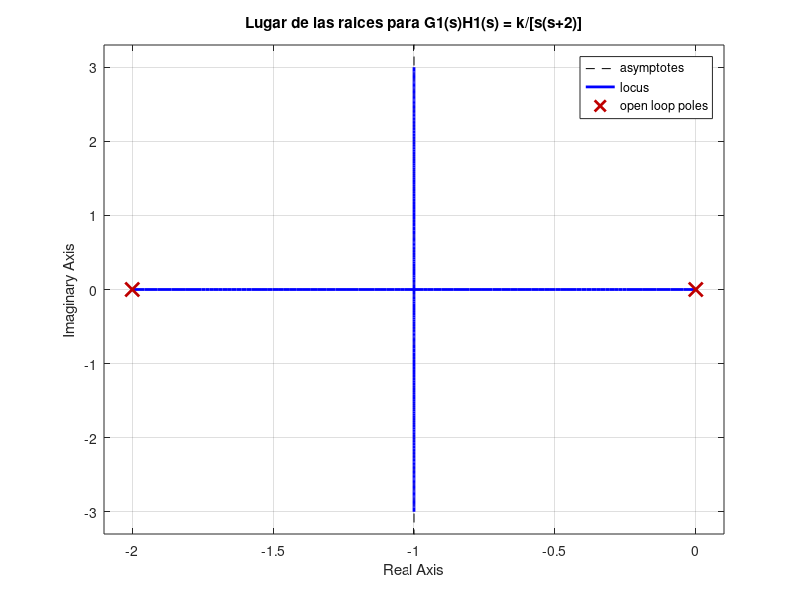
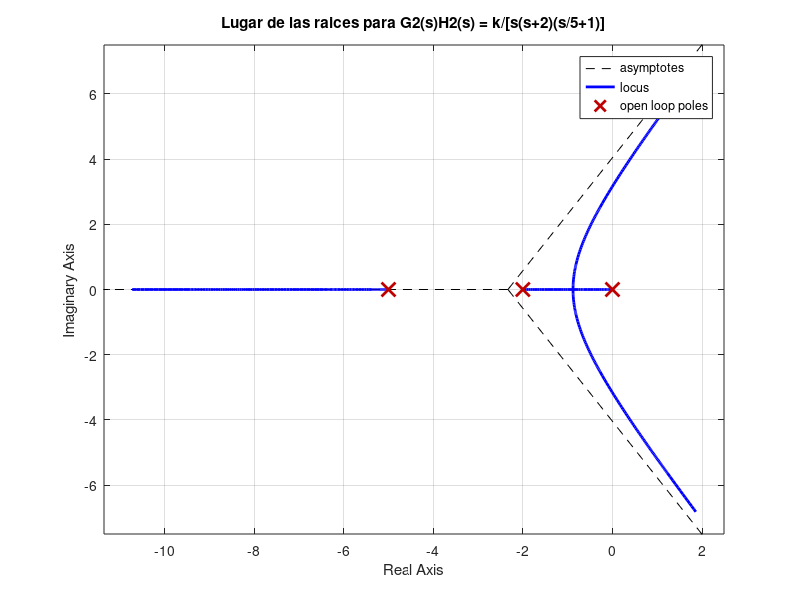
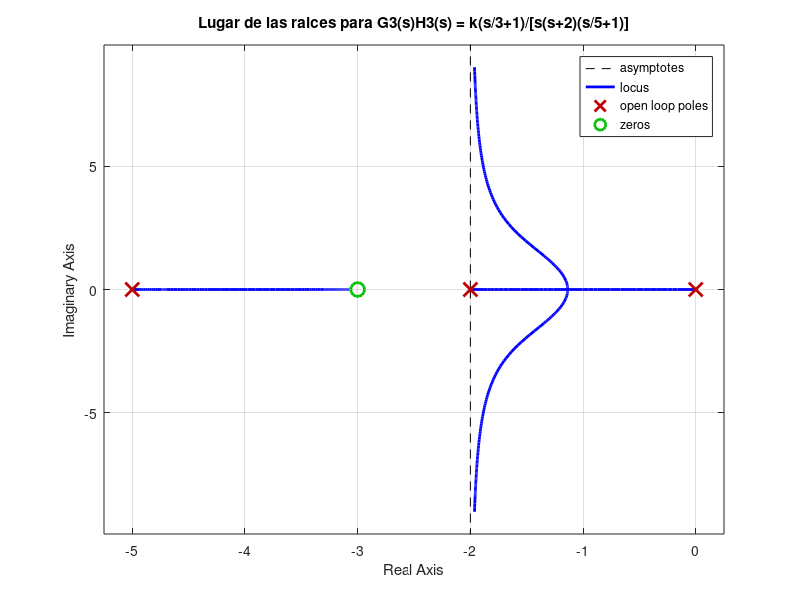
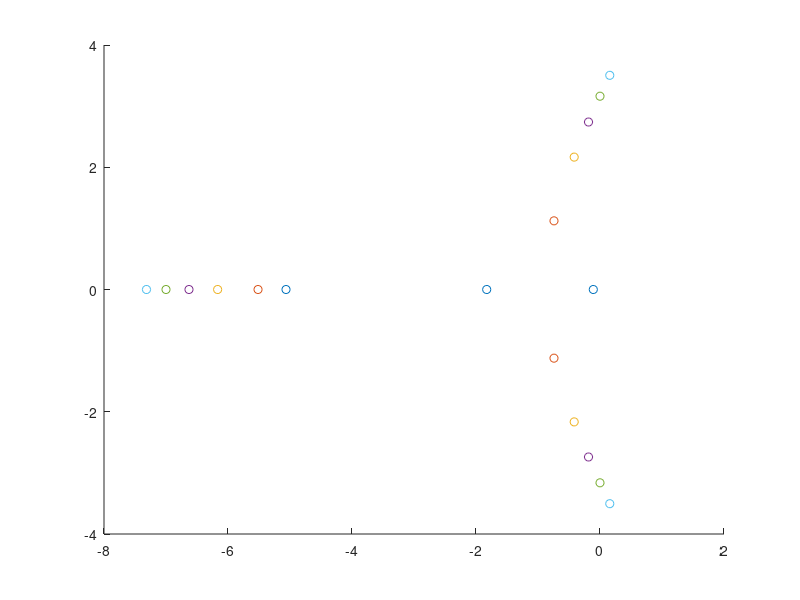

Source code (MATLAB) for these figures, in order: (Note: this script raises an error after producing the figures.)
%% Laboratorio 5 - Lugar de las Raices
% Curso: Sistemas de Control Continuo
%
% Este Live Script resume el contenido teorico y practico descrito en el
% README del laboratorio. Incluye los sistemas pedidos, analisis basico del
% lugar de las raices y el caso de segundo orden con wn = 1 y zeta variable.

%% Objetivos
% 1. Usar Matlab para analizar sistemas de control realimentados.
% 2. Introducir el lugar de las raices como herramienta para estudiar la
%    ubicacion de los polos de lazo cerrado.
% 3. Ver el efecto de agregar polos y ceros a la funcion de transferencia
%    de lazo abierto sobre el LGR y la respuesta transitoria.

%% Idea central
% Para un sistema con realimentacion unitaria:
%
% T(s) = G(s) / (1 + G(s)H(s)),    H(s) = 1
%
% Los polos de lazo cerrado son las raices de la ecuacion caracteristica:
%
% 1 + G(s)H(s) = 0
%
% El lugar de las raices muestra como se mueven esos polos cuando varia la
% ganancia del sistema.

%% Sistemas base de la actividad
% G1(s)H1(s) = k / (s(s+2))
% G2(s)H2(s) = k / (s(s+2)(s/5 + 1)) = 5k / (s(s+2)(s+5))
% G3(s)H3(s) = k(s/3 + 1) / (s(s+2)(s/5 + 1)) = 5k(s+3) / (3s(s+2)(s+5))

s = tf('s');

G1 = 1/(s*(s+2));
G2 = 1/(s*(s+2)*(s/5+1));
G3 = (s/3 + 1)/(s*(s+2)*(s/5+1));

%% 4.1 Graficas separadas del LGR
figure('Name','LGR G1');
rlocus(G1);
grid on;
title('Lugar de las raices para G1(s)H1(s) = k/[s(s+2)]');

figure('Name','LGR G2');
rlocus(G2);
grid on;
title('Lugar de las raices para G2(s)H2(s) = k/[s(s+2)(s/5+1)]');

figure('Name','LGR G3');
rlocus(G3);
grid on;
title('Lugar de las raices para G3(s)H3(s) = k(s/3+1)/[s(s+2)(s/5+1)]');

%% Numero de ramas
% G1(s)H1(s): 2 ramas.
% G2(s)H2(s): 3 ramas.
% G3(s)H3(s): 3 ramas.

%% Efecto de agregar polo y cero
% - El polo en -5 agrega una rama y suele hacer la dinamica mas lenta.
% - El cero en -3 atrae el LGR hacia la izquierda y suele mejorar la rapidez.

%% Analisis de estabilidad con polinomios caracteristicos
% G1: s^2 + 2s + k = 0
% G2: s^3 + 7s^2 + 10s + k = 0
% G3: s^3 + 7s^2 + (10+k)s + 3k = 0
%
% Para inspeccionar el comportamiento, se pueden evaluar polos para varios
% valores de k.

kValues = [1 10 30 50 70 90];

figure('Name','Polos de lazo cerrado para G2');
hold on;
for k = kValues
    polesG2 = roots([1 7 10 k]);
    plot(real(polesG2), imag(polesG2), 'o', 'DisplayName', ['k = ' num2str(k)]);
end
xline(0, '--k');
yline(0, '--k');
grid on;
axis equal;
title('Polos de lazo cerrado de G2(s)H2(s) para varios valores de k');
xlabel('Parte real');
ylabel('Parte imaginaria');
legend('Location','bestoutside');
hold off;

figure('Name','Polos de lazo cerrado para G3');
hold on;
for k = kValues
    polesG3 = roots([1 7 10 + k 3*k]);
    plot(real(polesG3), imag(polesG3), 'o', 'DisplayName', ['k = ' num2str(k)]);
end
xline(0, '--k');
yline(0, '--k');
grid on;
axis equal;
title('Polos de lazo cerrado de G3(s)H3(s) para varios valores de k');
xlabel('Parte real');
ylabel('Parte imaginaria');
legend('Location','bestoutside');
hold off;

%% Caso de segundo orden con wn = 1
% T(s) = 1 / (s^2 + 2*zeta*s + 1)
% Raices: s = -zeta +/- sqrt(zeta^2 - 1)

zeta = 0:0.1:1.2;
raices = [];

for i = 1:length(zeta)
    raices = [raices; roots([1 2*zeta(i) 1]).']; %#ok<AGROW>
end

figure('Name','Lugar de las raices manual para wn=1');
plot(real(raices.'), imag(raices.'), 'o', 'MarkerSize', 5);
grid on;
axis equal;
xline(0, '--k');
yline(0, '--k');
title('Raices para T(s) = 1/(s^2 + 2 zeta s + 1)');
xlabel('Parte real');
ylabel('Parte imaginaria');

%% Respuesta al escalon para varios valores de zeta
zetaStep = 0.5:0.1:1.2;

figure('Name','Respuesta al escalon para zeta variable');
for i = 1:length(zetaStep)
    T = 1/(s^2 + 2*zetaStep(i)*s + 1);
    subplot(2, 4, i);
    step(T);
    grid on;
    title(['zeta = ' num2str(zetaStep(i))]);
end
sgtitle('Respuesta al escalon para wn = 1 y zeta variable');

%% Agregar cero y polo reales como ejemplo visual
% Cero en el semiplano izquierdo: tiende a acelerar la respuesta.
% Polo adicional: tiende a hacer la respuesta mas lenta.

G_with_zero = (s + 3)/(s*(s+2)*(s/5+1));
G_with_pole = 1/(s*(s+2)*(s/5+1)*(s+1));

figure('Name','Comparacion LGR con cero y con polo');
subplot(1,2,1);
rlocus(G_with_zero);
grid on;
title('LGR con cero en -3');

subplot(1,2,2);
rlocus(G_with_pole);
grid on;
title('LGR con polo en -1');

%% Conclusiones resumidas
% 1. El lugar de las raices permite predecir estabilidad y desempeno sin
%    recalcular toda la ecuacion caracteristica para cada ganancia.
% 2. Agregar polos tiende a empeorar el transitorio; agregar ceros en el
%    semiplano izquierdo puede mejorarlo.
% 3. G2(s)H2(s) es el sistema mas sensible a inestabilidad al aumentar k.
% 4. zeta controla el amortiguamiento y el nivel de oscilacion del sistema
%    de segundo orden.
